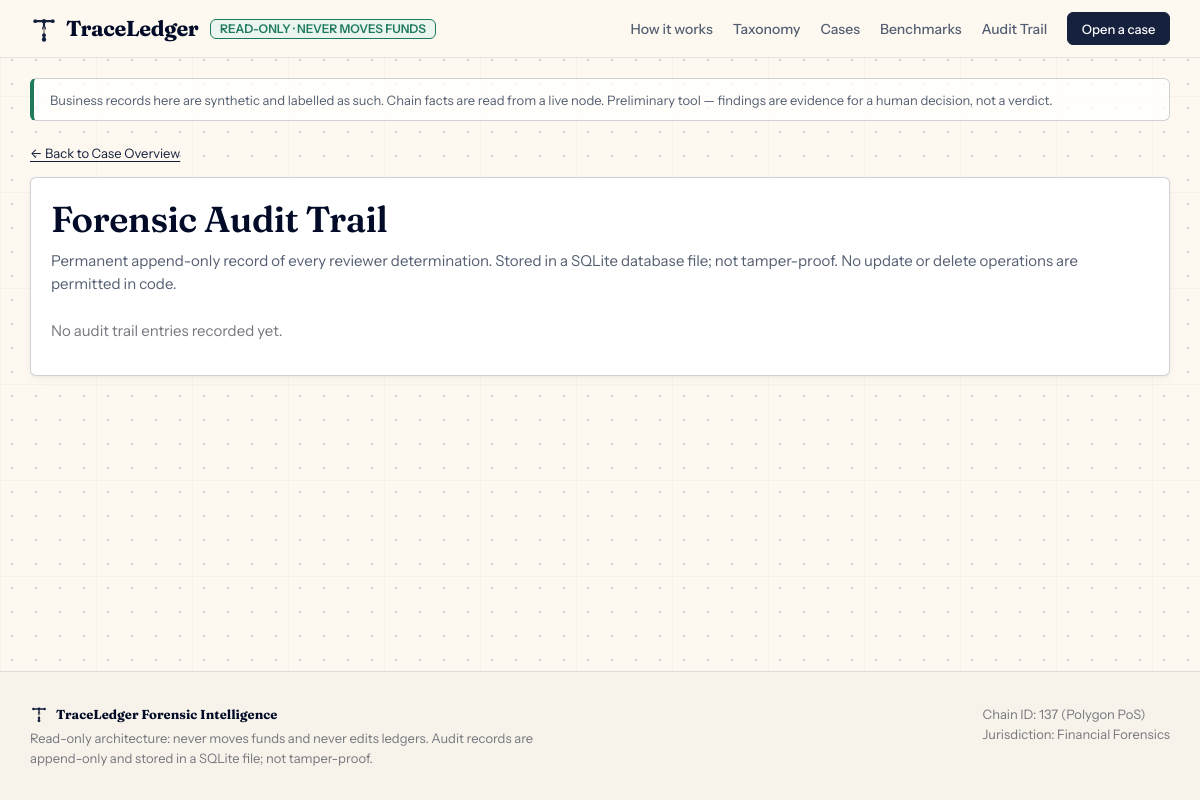
Before: /audit with the older database file.
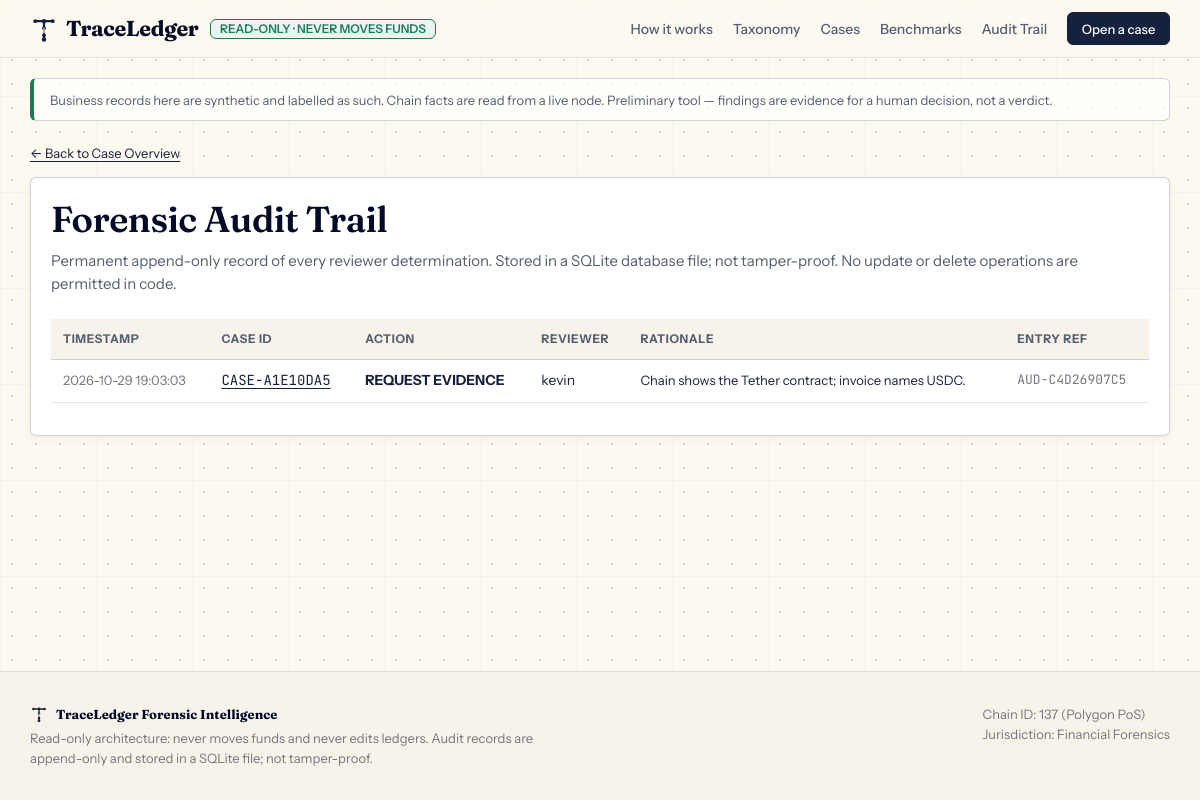
After: the same page with the newer database file.
### tables this page shows
CREATE TABLE audit_log (
    entry_id     TEXT PRIMARY KEY,
    case_id      TEXT NOT NULL,
    at           REAL NOT NULL,
    actor        TEXT NOT NULL,
    action       TEXT NOT NULL,
    rationale    TEXT NOT NULL,
    context      TEXT NOT NULL      -- what the reviewer was looking at, as JSON
);

### traceledger/web/app.py (the view)
    @app.route("/audit")
    def audit():
        return render_template("audit.html", audit=store.audit_trail())

### traceledger/store.py (called while the page is built)
    def audit_trail(self, case_id: str | None = None) -> list[AuditEntry]:
        if case_id:
            rows = self._conn.execute(
                "SELECT * FROM audit_log WHERE case_id = ? ORDER BY at", (case_id,)).fetchall()
        else:
            rows = self._conn.execute("SELECT * FROM audit_log ORDER BY at DESC").fetchall()
        return [AuditEntry(entry_id=r["entry_id"], case_id=r["case_id"], at=r["at"],
                           actor=r["actor"], action=r["action"], rationale=r["rationale"],
                           context=json.loads(r["context"])) for r in rows]

### traceledger/web/templates/audit.html (shortened to what this page needs)
{% extends "base.html" %}
{% block content %}
<div style="margin-bottom: var(--space-md);">
  <a href="{{ url_for('index') }}" class="text-small">&larr; Back to Case Overview</a>
</div>
<section class="vellum-card-solid">
  <h1>Forensic Audit Trail</h1>
  <p class="text-secondary" style="margin-bottom: 1.5rem;">
    Permanent append-only record of every reviewer determination.
    Stored in a SQLite database file; not tamper-proof. No update or delete operations are permitted in code.
  </p>
  {% if audit %}
  <div class="table-wrap">
    <table>
      <thead>
        <tr>
          <th>Timestamp</th>
          <th>Case ID</th>
          <th>Action</th>
          <th>Reviewer</th>
          <th>Rationale</th>
          <th>Entry Ref</th>
        </tr>
      </thead>
      <tbody>
        {% for a in audit %}
        <tr>
          <td class="text-small text-muted">{{ a.at | ts }}</td>
          <td>
            <a href="{{ url_for('case_detail', case_id=a.case_id) }}" class="text-mono font-bold">
              {{ a.case_id }}
            </a>
          </td>
          <td><strong>{{ a.action | replace('_', ' ') | upper }}</strong></td>
          <td>{{ a.actor }}</td>
          <td class="text-small">{{ a.rationale }}</td>
          <td class="text-mono text-small text-muted">{{ a.entry_id }}</td>
        </tr>
        {% endfor %}
      </tbody>
    </table>
  </div>
  {% else %}
  <p class="text-muted">No audit trail entries recorded yet.</p>
  {% endif %}
</section>
{% endblock %}

Changed rows visible on the page:
added audit_log: at|ts "2026-10-29 19:03:03", case_id "CASE-A1E10DA5", action "REQUEST EVIDENCE", actor "kevin", rationale "Chain shows the Tether contract; invoice names USDC.", entry_id "AUD-C4D26907C5"
Other visible differences:
text no longer shown: "No audit trail entries recorded yet."
text now shown: "TIMESTAMP CASE ID ACTION REVIEWER RATIONALE ENTRY REF"
